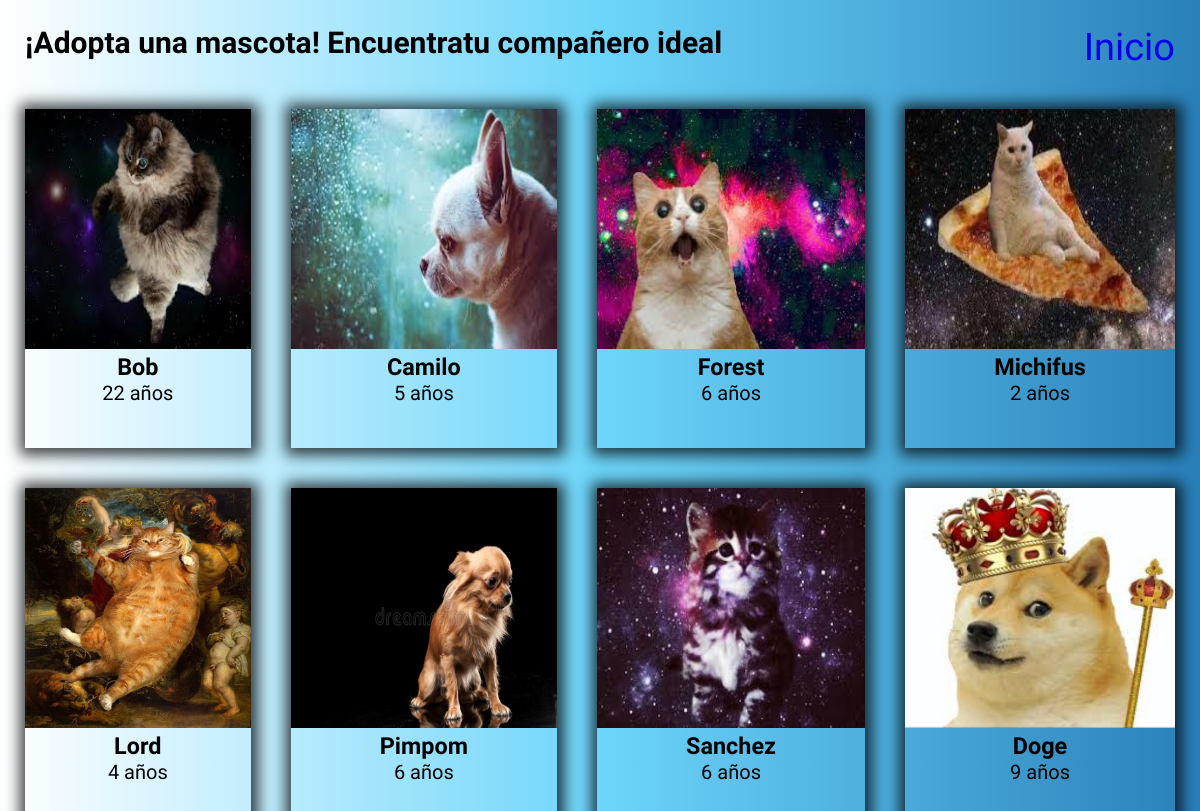
The page /Adopciones/mascotas/ on the database its author committed.
### Adopciones/models.py (models this page shows)
class Mascotas(models.Model):
    nombres = models.CharField(max_length = 100)
    edad    = models.IntegerField()
    genero  = models.CharField(max_length = 100)
    animal  = models.CharField(max_length = 100)
    descripcion = models.CharField(max_length = 300,null = True)
    imagen  = models.ImageField(null = True,blank = True)
    def get_absolute_url(self):
        return reverse('Adopciones:detalles',kwargs={'myID' : self.id})

### Adopciones/views.py (the view)
# urls.py: path('mascotas/',ListaMascotas,name ="lista_mascotas"),
def ListaMascotas(request):
    obj = Mascotas.objects.all()
    context = {
    "obj":obj
    }
    return render(request,"mascotas.html",context)

### Adopciones/templates/mascotas.html (shortened to what this page needs)
{% extends 'base.html' %}
{% load staticfiles %}
    {% block head%}
    <link rel="stylesheet" href="{% static 'css/estilos-galeria.css'%}">
    {% endblock%}
    {% block body%}
    <div class ="enunciado">
    <h2>¡Adopta una mascota! Encuentratu compañero ideal</h2>
    <a href="../">Inicio</a>
    </div>
    <div class="container">
        {% for p in obj%}
            <div class="item">
                <a href ="{{p.get_absolute_url}}"><img src="{{p.imagen.url}}" class ="item-img"></a>
                <div class ="item-text">
                    <h3>{{ p.nombres }}</h3>
                    <p>{{ p.edad}} años</p>
                </div>
            </div>
        {% endfor%}
    </div>
{% endblock%}

### Adopciones/static/css/estilos-galeria.css (style rules this page uses)
* { margin:0; padding: 0 ; box-sizing: border-box; }
body { background: #2980B9; background: -webkit-linear-gradient(to right, #FFFFFF, #6DD5FA, #2980B9); background: linear-gradient(to right, #FFFFFF, #6DD5FA, #2980B9); }
.container { max-width: 100%; display:grid; grid-template-columns: repeat(4,auto); grid-template-rows: repeat(3,auto); grid-gap:30px; margin:20px; height: 100vh; }
.enunciado { font-family: 'Quicksand', sans-serif; display: flex; justify-content: space-between; margin: 25px; margin-bottom: 35px; font-size: 1.25em; }
.enunciado >a { font-size: 1.9em; text-decoration: none; }
.item { display:inline-block; margin:5px; box-shadow: 1px 1px 14px 6px rgba(0,0,0,0.75); }
.item-img { width: 100%; height: 15em; }
.item-text { font-family: 'Quicksand', sans-serif; font-size: 1.25em; text-align: center; }

### rows shown on the page
Mascotas: imagen (picture), nombres "Bob", edad "22"
Mascotas: imagen (picture), nombres "Camilo", edad "5"
Mascotas: imagen (picture), nombres "Forest", edad "6"
Mascotas: imagen (picture), nombres "Michifus", edad "2"
Mascotas: imagen (picture), nombres "Lord", edad "4"
Mascotas: imagen (picture), nombres "Pimpom", edad "6"
Mascotas: imagen (picture), nombres "Sanchez", edad "6"
Mascotas: imagen (picture), nombres "Doge", edad "9"
